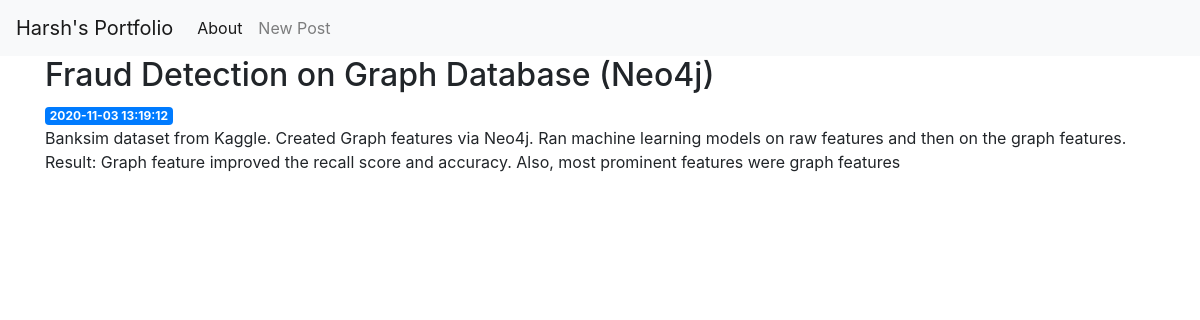
The page /1 on the database its author committed.
### tables this page shows
CREATE TABLE posts (
    id INTEGER PRIMARY KEY AUTOINCREMENT,
    created TIMESTAMP NOT NULL DEFAULT CURRENT_TIMESTAMP,
    title TEXT NOT NULL,
    content TEXT NOT NULL
);

### app.py (the view)
@app.route('/<int:post_id>')
def post(post_id):
    post = get_post(post_id)
    return render_template('post.html', post=post)

### app.py (called while the page is built)
def get_db_connection():
    conn = sqlite3.connect('database.db')
    conn.row_factory = sqlite3.Row
    return conn

def get_post(post_id):
    conn = get_db_connection()
    post = conn.execute('SELECT * FROM posts WHERE id = ?',
                        (post_id,)).fetchone()
    conn.close()
    if post is None:
        abort(404)
    return post

### templates/post.html
{% extends 'base.html' %}
{% block content %}
    <h2>{% block title %} {{ post['title'] }} {% endblock %}</h2>
    <span class="badge badge-primary">{{ post['created'] }}</span>
    <p>{{ post['content'] }}</p>
{% endblock %}

### rows shown on the page
posts: title "Fraud Detection on Graph Database (Neo4j)", created "2020-11-03 13:19:12", content "Banksim dataset from Kaggle. Created Graph features via Neo4j. Ran machine learning models on raw features and then on the graph features. Result: Graph feature improved the recall score and accuracy. Also, most prominent features were graph features"
